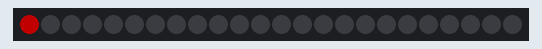
A sketch run on a simulated Arduino Uno, built with avr-gcc and run on an emulated ATmega328P. Parts: 24 RGB LEDs in strip order, left to right. Dim RGB values are drawn brighter than linear; what the sketch prints to the serial monitor is not drawn.

Above: at 0.01 s.
At 4.72 s:
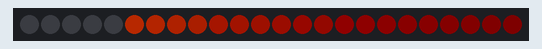
At 9.86 s:
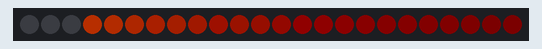
At 20.14 s:
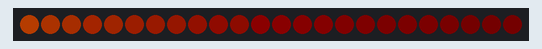
At 29.77 s:
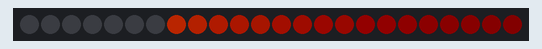
At 39.4 s:
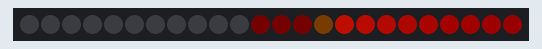

The sketch:

Cylon.ino
```cpp
/*
 * Cylon - aangepast voorbeeld uit de FastLED library...
 *
 * FastLED library: https://github.com/FastLED/FastLED
 * 2016-0812 PePo works as long as Vcc (stick) > 5V!
 *
 */
#include "FastLED.h"

// How many leds in your strip?
//#define NUM_LEDS 8  // 2016-0812
// #define NUM_LEDS 2*8  // 2016-0816 2 sticks of 8-LEDS each
// #define NUM_LEDS 12  // 2016-0816 1 ring of 12-LEDS
#define NUM_LEDS 24  // 2016-0816 1 ring of 24-LEDS

// For led chips like Neopixels, which have a data line, ground, and power, you just
// need to define DATA_PIN.  For led chipsets that are SPI based (four wires - data, clock,
// ground, and power), like the LPD8806, define both DATA_PIN and CLOCK_PIN
#define DATA_PIN 6 // 2016-0812 - D6
#define CLOCK_PIN 13 // 2016-0812 - not used

// Define the array of leds
CRGB leds[NUM_LEDS];

void setup() {
	Serial.begin(115200);
	Serial.println("resetting...");

  //FastLED.addLeds<WS2812, DATA_PIN, RGB>(leds, NUM_LEDS); // 2016-0812 WS2812
  FastLED.addLeds<WS2812, DATA_PIN, GRB>(leds, NUM_LEDS); // 2016-0816 WS2812, GRB-order
	FastLED.setBrightness(84);
}

// 2016-0812 changed value 250 into 220 - better effect
void fadeall() { for(int i = 0; i < NUM_LEDS; i++) { leds[i].nscale8(220); } } // 250

void loop() {
	static uint8_t hue = 0;

	// First slide the led in one direction
	for(int i = 0; i < NUM_LEDS; i++) {
		// Set the i'th led to red
		leds[i] = CHSV(hue++, 255, 255);
		// Show the leds
		FastLED.show();
		// now that we've shown the leds, reset the i'th led to black
    // 2016-0812 led remains lit when not going to black.
		//leds[i] = CRGB::Black;
		fadeall();
		// Wait a little bit before we loop around and do it again
		delay(50);//(10);
	}

	// Now go in the other direction.
  hue = 0;
	for(int i = (NUM_LEDS)-1; i >= 0; i--) {
		// Set the i'th led to red
		leds[i] = CHSV(hue++, 255, 255);
		// Show the leds
		FastLED.show();
		// now that we've shown the leds, reset the i'th led to black
		//leds[i] = CRGB::Black;
    FastLED.show(); //
		fadeall();
		// Wait a little bit before we loop around and do it again
		delay(50);//(10);
	}
}
```
